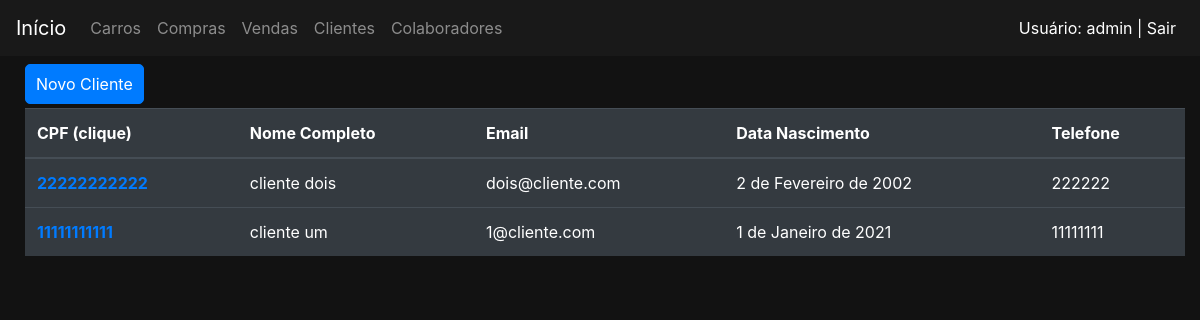
/clientes/ (signed in), run on the app's committed database.
### clientes/models.py (models this page shows, shortened)
class Cliente(Pessoa):
    renda = models.DecimalField(max_digits=15, decimal_places=2, verbose_name='renda')
    profissao = models.CharField(max_length=20, verbose_name='profissao')
    class Meta:
        permissions = (
            ('permissao_gerente', 'permissao gerente'),
            ('permissao_supervisor', 'permissao supervisor'),
            ('permissao_vendedor', 'permissao vendedor'),
            ('permissao_funcionario', 'permissao todos funcionarios'),
        )

### clientes/views.py (the view)
# urls.py: path('', views.ClienteListar.as_view(), name='listar'),
class ClienteListar(RedirectPermissionRequiredMixin, generic.ListView):
    model = Cliente
    paginate_by = 8
    template_name = 'clientes/clientes.html'
    permission_required = 'clientes.permissao_funcionario'

### clientes/templates/clientes/clientes.html (shortened to what this page needs)
{% extends 'base.html' %}
{% block pagination %}
    <div class="container">
        <div class="row">
            <div class="col-md-4">
                <a href=" {% url 'clientes:criar' %}" class="btn btn-primary botao">Novo Cliente</a>
            </div>
            <div class="col-md-6">{{ block.super }}</div>
        </div>
    </div>
{% endblock %}
{% block 'body' %}
    <div class="container">
        <div class="row">
            <div class="col-md">
                <table class="table table-dark">
                    <thead>
                        <tr>
                            <th scope="col">CPF (clique) </th>
                            <th scope="col">Nome Completo</th>
                            <th scope="col">Email</th>
                            <th scope="col">Data Nascimento</th>
                            <th scope="col">Telefone</th>
                        </tr>
                    </thead>
                    <tbody>
                        {% for cliente in cliente_list %}
                            <tr>
                                <th><a class="corPadrao" href="{% url 'clientes:detalhe' cliente.pk%}">{{cliente.cpf}}</a></th>
                                <td>{{cliente.nomeCompleto}}</td>
                                <td>{{cliente.email}}</td>
                                <td>{{cliente.dataNascimento}}</td>
                                <td>{{cliente.telefone}}</td>
                            </tr>
                        {% endfor %}
                    </tbody>
                </table>
            </div>
        </div>
    </div>
{% endblock %}

### templates/base.html (shortened to what this page needs)
{% load static %}
<!doctype html>
<html lang="pt-BR">
  <head>
    <link rel="stylesheet" href="https://cdn.jsdelivr.net/npm/bootstrap@4.6.2/dist/css/bootstrap.min.css">
    <link rel="stylesheet" href=" {% static 'css/css.css' %}">
  </head>
  <body class="fundo">
    <nav class="navbar navbar-expand-lg navbar-dark bg-nav">
      <a class="navbar-brand" href="/">Início</a>
      <div class="collapse navbar-collapse" id="navbarNav">
        <ul class="navbar-nav">
          <li class="nav-item">
            <a class="nav-link" href="{% url 'carros:listar' %}">Carros</a>
          </li>
          <li class="nav-item">
            <a class="nav-link" href=" {% url 'compras:listar' %}">Compras<span class="sr-only">(current)</span></a>
          </li>
          <li class="nav-item">
            <a class="nav-link" href=" {% url 'vendas:listar' %}">Vendas <span class="sr-only">(current)</span></a>
          </li>
          <li class="nav-item">
            <a class="nav-link" href="{% url 'clientes:listar' %}">Clientes</span></a>
          </li>
          <li class="nav-item">
            <a class="nav-link" href="{% url 'colaboradores:listar' %}">Colaboradores</a>
          </li>
        </ul>
        <ul class="navbar-nav ml-auto">
          <li class="nav-item">
            {% if user.is_authenticated %}
              <a class="nav-link" href="{% url 'logout' %}" style="color:white">Usuário: {{ user.get_username }} | Sair</a>
            {% else %}
              <a class="nav-link" href="{% url 'login' %}" style="color:white">Entrar</a>
            {% endif %}
          </li>
        </ul>
      </div>
    </nav>
    {% block pagination %}{% endblock %}
    {% block 'body' %}{% endblock %}
  </body>
</html>

### templates/static/css/css.css (style rules this page uses)
.fundo { background-color: #121212; color: white; }
.bg-nav { position: fixed; left:0; top: 0; width: 100%; z-index: 9999; background-color: #191919; margin-bottom: 5px; margin-block-end: 10px; }
.container { max-width: 1300px; }
body { margin-top: 30px; padding-top: 30px; margin-left: 10px; }
a { color:white; }
.botao { display: inline-block; padding: 7px 10px; border-radius: 5px; margin-bottom: 4px; margin-right: 4px; margin-top: 4px; }
.corPadrao { color: #007bff; }
.navbar-nav.ml-auto { margin-right: 0; }

### data on the page
Cliente: cpf "22222222222", nomeCompleto "cliente dois", email "dois@cliente.com", dataNascimento "2 de Fevereiro de 2002", telefone "222222"
Cliente: cpf "11111111111", nomeCompleto "cliente um", email "1@cliente.com", dataNascimento "1 de Janeiro de 2021", telefone "11111111"

### other printed values
{{ user.get_username }} "admin"
